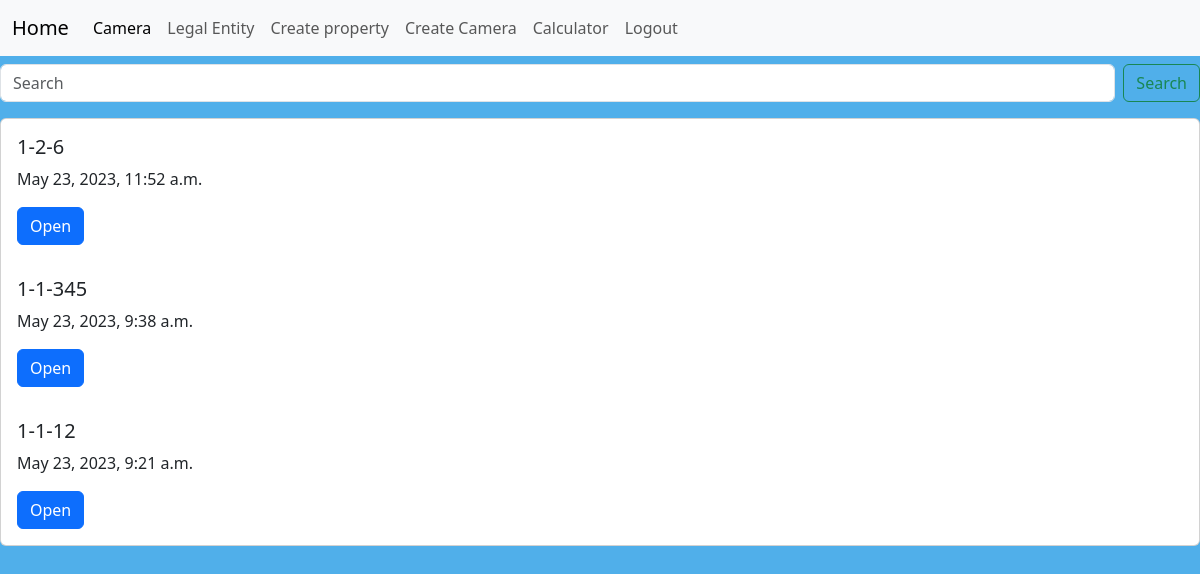
The page /posts/ (signed in) on the database its author committed.
### mainapp/models.py (models this page shows)
class Post(models.Model):
    Legal_Entity = models.CharField(max_length=500,)
    property = models.CharField(max_length=500,)
    Camera_Name = models.CharField(max_length=500,)
    Property_Name = models.CharField(max_length=500,blank=True, null=True )
    Town_Postcode = models.CharField(max_length=500,blank=True, null=True )
    Company = models.CharField(max_length=500,blank=True, null=True )
    town = models.CharField(max_length=500, )
    postcode = models.CharField(max_length=500, )
    phone_number = models.CharField(max_length=500, )
    confirm_video_recorded = models.BooleanField(default=False)
    door_photo = models.ImageField(upload_to='images/', blank=True, null=True)
    aspect_of_door = models.CharField(blank=True, null=True, max_length=500)
    light_meter_reading_inside = models.CharField(blank=True, null=True, max_length=500)
    internet_speed_test = models.ImageField(upload_to='images/', blank=True, null=True)
    camera_serial = models.CharField(max_length=50,blank=True, null=True)
    face_box_id = models.CharField(max_length=50, blank=True, null=True)
    kasa_login_id = models.CharField(max_length=50, blank=True, null=True)
    SWITCH_MODELS = (
        ('HIK', 'HIK'),
        ('TPLink', 'TPLink'),
    )
    switch_make_and_model = models.CharField(choices=SWITCH_MODELS, max_length=50, blank=True, null=True)
    router_serial = models.CharField(max_length=50, blank=True, null=True)
    PHONE_MODELS = (
        ('Iphone 8 ', 'Iphone 8 '),
        ('Iphone 10', 'Iphone 10'),
    )
    phone_models = models.CharField(choices=PHONE_MODELS, max_length=50, blank=True, null=True)
    phone_serial = models.CharField(max_length=50, blank=True, null=True)
    phone_sim = models.CharField(max_length=50, blank=True, null=True)
    Photo_of_camera = models.ImageField(upload_to='images/', blank=True, null=True)
    Photo_of_router = models.ImageField(upload_to='images/', blank=True, null=True)
    Photo_of_switch = models.ImageField(upload_to='images/', blank=True, null=True)
    Generated_Camera_name = models.CharField(max_length=50, blank=True, null=True)
    firmware_up_to_date = models.BooleanField(default=False)
    sd_card_installed = models.BooleanField(default=False)
    settings_optimized = models.BooleanField(default=False)
    face_size_screenshot = models.ImageField(upload_to='images/', blank=True, null=True)
    min_face_size = models.IntegerField(blank=True, null=True)
    notes = models.TextField(blank=True, null=True)
    door_sticker_photo = models.ImageField(upload_to='images/', blank=True, null=True)
    set_up_pc_and_app = models.BooleanField(default=False)
    train_staff = models.BooleanField(default=False)
    customer_sme_name = models.CharField(max_length=100, blank=True, null=True)
    leave_fw_install_crib_sheet_photo = models.ImageField(upload_to='images/', blank=True, null=True)
    Installer_Company = models.CharField(max_length=500,blank=True, null=True )
    Installer_email = models.CharField(max_length=500,blank=True, null=True )
    Install_date = models.CharField(max_length=500, blank=True, null=True)
    Door_entrance_width = models.CharField(max_length=500, blank=True, null=True)
    Distance_from_door= models.CharField(max_length=500, blank=True, null=True)
    Height = models.CharField(max_length=500, blank=True, null=True)
    Angle_to_face_Degrees = models.CharField(max_length=500, blank=True, null=True)
    Pixels_per_face = models.CharField(max_length=500, blank=True, null=True)
    Video_on_teams = models.CharField(max_length=500, blank=True, null=True)
    Facebox_id = models.CharField(max_length=500,blank=True, null=True )
    Kasa_login = models.CharField(max_length=500,blank=True, null=True )
    Router_Serial_No = models.CharField(max_length=500, blank=True, null=True)
    Phone_Model = models.CharField(max_length=500, blank=True, null=True)
    Phone_Serial_No = models.CharField(max_length=500, blank=True, null=True)
    Lightmeter_reading_at_entrance = models.CharField(max_length=500, blank=True, null=True)
    Test_camera_set = models.CharField(max_length=500, blank=True, null=True)
    Vivotek_cam_updated = models.CharField(max_length=500, blank=True, null=True)
    Lumen_or_candle = models.CharField(max_length=500, blank=True, null=True)
    Auto_Camera_Name = models.CharField(max_length=500,blank=True, null=True )
    Input_Camera_Name_Into_Camera = models.CharField(max_length=500, blank=True, null=True)
    Aspect = models.CharField(max_length=500,blank=True, null=True )
    Door_type = models.CharField(max_length=500, blank=True, null=True)
    Describe_aspect = models.CharField(max_length=500,blank=True, null=True )
    Camera_time = models.CharField(max_length=500,blank=True, null=True )
    Bitrate = models.CharField(max_length=500,blank=True, null=True )
    Video_quality = models.CharField(max_length=500,blank=True, null=True )
    Zoom_to_door_and_preset= models.CharField(max_length=500, blank=True, null=True)
    Horiz_mfs_from_detection = models.CharField(max_length=500, blank=True, null=True)
    Horiz_mfs_from_safr = models.CharField(max_length=500, blank=True, null=True)
    Are_faces_detected = models.CharField(max_length=500, blank=True, null=True)
    Are_alerts_working = models.CharField(max_length=500, blank=True, null=True)
    Name_of_store_manager = models.CharField(max_length=500, blank=True, null=True)
    Is_web_login = models.CharField(max_length=500, blank=True, null=True)
    User_login_app = models.CharField(max_length=500, blank=True, null=True)
    User_trained = models.CharField(max_length=500, blank=True, null=True)
    Name_of_fw_user = models.CharField(max_length=500, blank=True, null=True)
    Safr_feed_name = models.CharField(max_length=500, blank=True, null=True)
    Safr_feed_site = models.CharField(max_length=500, blank=True, null=True)
    Safr_feed_source = models.CharField(max_length=500, blank=True, null=True)
    Rtsp_adress= models.CharField(max_length=500, blank=True, null=True)
    Safr_mfs = models.CharField(max_length=500, blank=True, null=True)
    Safr_min_backoff = models.CharField(max_length=500, blank=True, null=True)
    Safr_tracker_failed = models.CharField(max_length=500, blank=True, null=True)
    Safr_min_pose_quality = models.CharField(max_length=500, blank=True, null=True)
    Camera_Position_Image = models.ImageField(upload_to='images/',
                                              null=True, blank=True,)
    Facebox_Switch_location_image = models.ImageField(upload_to='images/',
                               null=True, blank=True,)
    Router_location_image = models.ImageField(upload_to='images/',
                               null=True, blank=True,)
    Image_of_signage_in_doorway_image = models.ImageField(upload_to='images/',
                               null=True, blank=True,)
    Camera_serial_no = models.CharField(max_length=500, blank=True, null=True)
    Name_of_profile_day = models.CharField(max_length=500, blank=True, null=True)
    Time_profile_day = models.CharField(max_length=500, blank=True, null=True)
    White_balance_day = models.CharField(max_length=500, blank=True, null=True)
    Brightness_day = models.CharField(max_length=500, blank=True, null=True)
    Saturation_day = models.CharField(max_length=500, blank=True, null=True)
    Sharpness_day = models.CharField(max_length=500, blank=True, null=True)
    Digital_noise_day = models.CharField(max_length=500, blank=True, null=True)
    Exposure_level_day = models.CharField(max_length=500, blank=True, null=True)
    Exposure_mode_day = models.CharField(max_length=500, blank=True, null=True)
    Iris_day = models.CharField(max_length=500, blank=True, null=True)
    Exposure_time_day = models.CharField(max_length=500, blank=True, null=True)
    Exposure_gain_day = models.CharField(max_length=500, blank=True, null=True)
    Wdr_pro_day = models.CharField(max_length=500, blank=True, null=True)
    wdr_level_day = models.CharField(max_length=500, blank=True, null=True)
    Name_of_profile_night = models.CharField(max_length=500, blank=True, null=True)
    Time_profile_night = models.CharField(max_length=500, blank=True, null=True)
    White_balance_night = models.CharField(max_length=500, blank=True, null=True)
    Brightness_night = models.CharField(max_length=500, blank=True, null=True)
    Saturation_night = models.CharField(max_length=500, blank=True, null=True)
    Sharpness_night = models.CharField(max_length=500, blank=True, null=True)
    Digital_noise_night = models.CharField(max_length=500, blank=True, null=True)
    Exposure_level_night = models.CharField(max_length=500, blank=True, null=True)
    Exposure_mode_night = models.CharField(max_length=500, blank=True, null=True)
    Iris_night = models.CharField(max_length=500, blank=True, null=True)
    Exposure_time_night = models.CharField(max_length=500, blank=True, null=True)
    Exposure_gain_night = models.CharField(max_length=500, blank=True, null=True)
    Wdr_pro_night = models.CharField(max_length=500, blank=True, null=True)
    wdr_level_night = models.CharField(max_length=500, blank=True, null=True)
    Name_of_profile_one = models.CharField(max_length=500, blank=True, null=True)
    Time_profile_one = models.CharField(max_length=500, blank=True, null=True)
    White_balance_one = models.CharField(max_length=500, blank=True, null=True)
    Brightness_one = models.CharField(max_length=500, blank=True, null=True)
    Saturation_one = models.CharField(max_length=500, blank=True, null=True)
    Sharpness_one = models.CharField(max_length=500, blank=True, null=True)
    Digital_noise_one = models.CharField(max_length=500, blank=True, null=True)
    Exposure_level_one = models.CharField(max_length=500, blank=True, null=True)
    Exposure_mode_one = models.CharField(max_length=500, blank=True, null=True)
    Iris_one = models.CharField(max_length=500, blank=True, null=True)
    Exposure_time_one = models.CharField(max_length=500, blank=True, null=True)
    Exposure_gain_one = models.CharField(max_length=500, blank=True, null=True)
    Wdr_pro_one = models.CharField(max_length=500, blank=True, null=True)
    wdr_level_one = models.CharField(max_length=500, blank=True, null=True)
    Name_of_profile_two = models.CharField(max_length=500, blank=True, null=True)
    Time_profile_two = models.CharField(max_length=500, blank=True, null=True)
    White_balance_two = models.CharField(max_length=500, blank=True, null=True)
    Brightness_two = models.CharField(max_length=500, blank=True, null=True)
    Saturation_two = models.CharField(max_length=500, blank=True, null=True)
    Sharpness_two = models.CharField(max_length=500, blank=True, null=True)
    Digital_noise_two = models.CharField(max_length=500, blank=True, null=True)
    Exposure_level_two = models.CharField(max_length=500, blank=True, null=True)
    Exposure_mode_two = models.CharField(max_length=500, blank=True, null=True)
    Iris_two = models.CharField(max_length=500, blank=True, null=True)
    Exposure_time_two = models.CharField(max_length=500, blank=True, null=True)
    Exposure_gain_two = models.CharField(max_length=500, blank=True, null=True)
    Wdr_pro_two = models.CharField(max_length=500, blank=True, null=True)
    wdr_level_two = models.CharField(max_length=500, blank=True, null=True)
    field_for_notes = models.TextField(max_length=2000, blank=True, null=True)
    people_missing_check = models.CharField(max_length=500, blank=True, null=True)
    Test_safr = models.CharField(max_length=500,blank=True, null=True )
    Test_parametrs = models.CharField(max_length=500,blank=True, null=True )
    Test_extra1 = models.CharField(max_length=500,blank=True, null=True )
    Test_extra2 = models.CharField(max_length=500,blank=True, null=True )
    Test_night = models.CharField(max_length=500,blank=True, null=True )
    Test_notes = models.CharField(max_length=500,blank=True, null=True )
    pub_date = models.DateTimeField(auto_now_add=True)

### mainapp/views.py (the view)
# urls.py: path('posts/', all_posts, name='all_posts'),
@login_required
def all_posts(request):
    posts = Post.objects.order_by('-pub_date')
    return render(request, 'mainapp/all_posts.html', {'posts': posts})

### mainapp/templates/mainapp/all_posts.html (shortened to what this page needs)
{%  load static %}
<link href="https://cdn.jsdelivr.net/npm/bootstrap@5.3.0-alpha1/dist/css/bootstrap.min.css" rel="stylesheet">
<link rel="stylesheet" href="{% static 'mainapp/css/main.css' %}">
<nav class="navbar navbar-expand-lg bg-body-tertiary">
  <div class="container-fluid">
    <a class="navbar-brand" href="/">Home</a>
    <div class="collapse navbar-collapse" id="navbarSupportedContent">
      <ul class="navbar-nav me-auto mb-2 mb-lg-0">
        <li class="nav-item">
          <a class="nav-link active" aria-current="page" href="{% url 'all_posts' %}">Camera</a>
        </li>
        <li class="nav-item">
          <a class="nav-link" href="{% url 'create_Legal_Entity' %}">Legal Entity</a>
        </li>
        <li class="nav-item">
          <a class="nav-link" href="{% url 'create_property' %}">Create property</a>
        </li>
        <li class="nav-item">
          <a class="nav-link" href="{% url 'post_create' %}">Create Camera</a>
        </li>
        <li class="nav-item">
          <a class="nav-link" href="{% url 'calculator' %}">Calculator</a>
        </li>
       <li class="nav-item">
          <a class="nav-link" href="{% url 'logout' %}?next={% url 'login' %}">Logout</a>
        </li>
      </ul>
    </div>
  </div>
</nav>
<form class="d-flex" role="search", action="{% url 'search' %}",>
                <input class="form-control me-2" type="search" placeholder="Search" aria-label="Search" name="q">
                <button class="btn btn-outline-success" type="submit">Search</button>
            </form>
<div class="card" >
    {% for post in posts %}
  <div class="card-body" >
    <h5 class="card-title">{{post.Legal_Entity}}-{{post.property}}-{{post.Camera_Name}}</h5>
      <p>{{ post.pub_date }}</p>
    <a href="{% url 'post_detail' Legal_Entity=post.Legal_Entity property=post.property Camera_Name=post.Camera_Name %}" class="btn btn-primary">Open</a>
  </div>
    {% endfor %}
</div>

### rows shown on the page
Post: Legal_Entity "1", property "2", Camera_Name "6", pub_date "May 23, 2023, 11:52 a.m."
Post: Legal_Entity "1", property "1", Camera_Name "345", pub_date "May 23, 2023, 9:38 a.m."
Post: Legal_Entity "1", property "1", Camera_Name "12", pub_date "May 23, 2023, 9:21 a.m."
